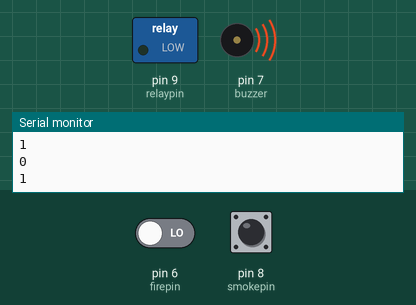
This sketch was run on a simulated Arduino Uno, built with avr-gcc and run on an emulated ATmega328P. Parts: switched loads named in the sketch (green lamp = pin HIGH), buzzer (waves = sounding, pin HIGH), the last lines printed to the serial monitor. The test bench sets the inputs (shaded band); at power-on: pin 6 (firepin) LOW, pin 8 (smokepin) HIGH.

Above: at 4.8 s.
4.9 s: pin 6 (firepin) driven HIGH
At 6.8 s:
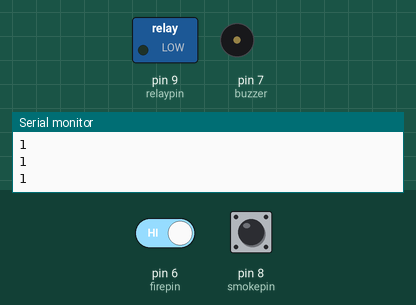
7.6 s: pin 8 (smokepin) pulled LOW for 2.35 s
At 10.4 s:
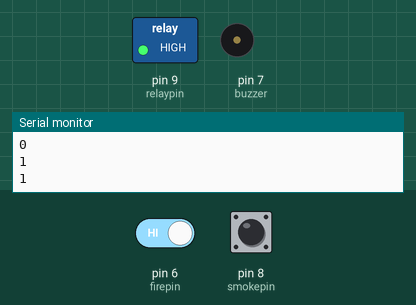
12.5 s: pin 6 (firepin) driven LOW
At 15.2 s:
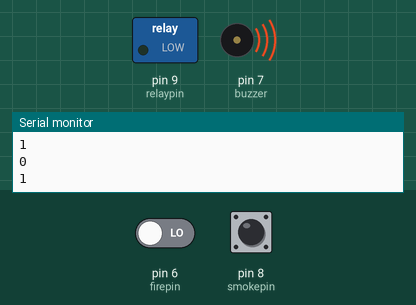
15.5 s: pin 8 (smokepin) pulled LOW for 2.35 s
At 17.7 s:
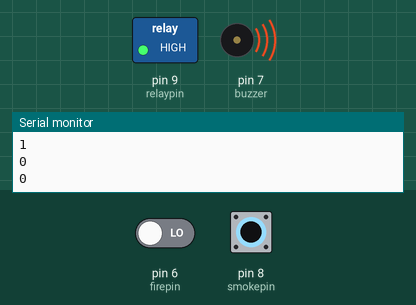
Timing chart, 0 to 20.5 s (numbered marks = the images above; inputs shaded):
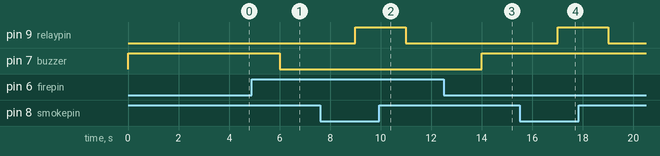

The sketch:

smoke_and_fire_detection_system.ino
```cpp
int firepin = 6;
int buzzer = 7;
int smokepin=8;
int relaypin =9;

void setup() {
pinMode(firepin,INPUT);
pinMode(buzzer,OUTPUT);
pinMode(smokepin,INPUT);
pinMode(relaypin,OUTPUT);
Serial.begin(9600);

}

void loop() {

int fireval = digitalRead(firepin);
Serial.println(fireval);
int smokeval = digitalRead(smokepin);
Serial.println(smokeval);

if(fireval==1)
{
  digitalWrite(buzzer,LOW);
  delay(1000);
}

else
{
  digitalWrite(buzzer,HIGH);
  delay(1000);
}

if (smokeval==0)
{
  digitalWrite(relaypin,HIGH);
  delay(1000);
}
else
{
  digitalWrite(relaypin,LOW);
  delay(1000);
}
}
```

Measured:
- after the input at 4.9 s, pin 7 (buzzer): HIGH → LOW after 1.1 s
- after the input at 7.6 s, pin 9 (relaypin): LOW → HIGH after 1.4 s, → LOW 2.0 s later
- after the input at 12.5 s, pin 7 (buzzer): LOW → HIGH after 1.5 s
- after the input at 15.5 s, pin 9 (relaypin): LOW → HIGH after 1.5 s, → LOW 2.0 s later
